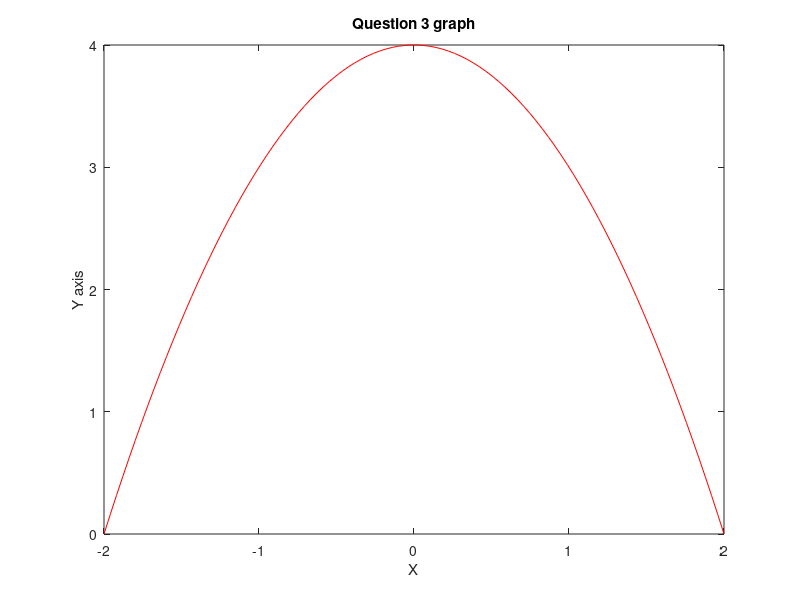

Here is the MATLAB script that generated this plot:
x = linspace(-2, 2);
%f = @(x) x.^2
%g = @(x) sqrt(4-x.^2)
%y = @(x) f(g(x))
y = (sqrt(4-x.^2)).^2;
plot(x, y, '-r')
title("Question 3 graph")
xlabel("X")
ylabel("Y axis")